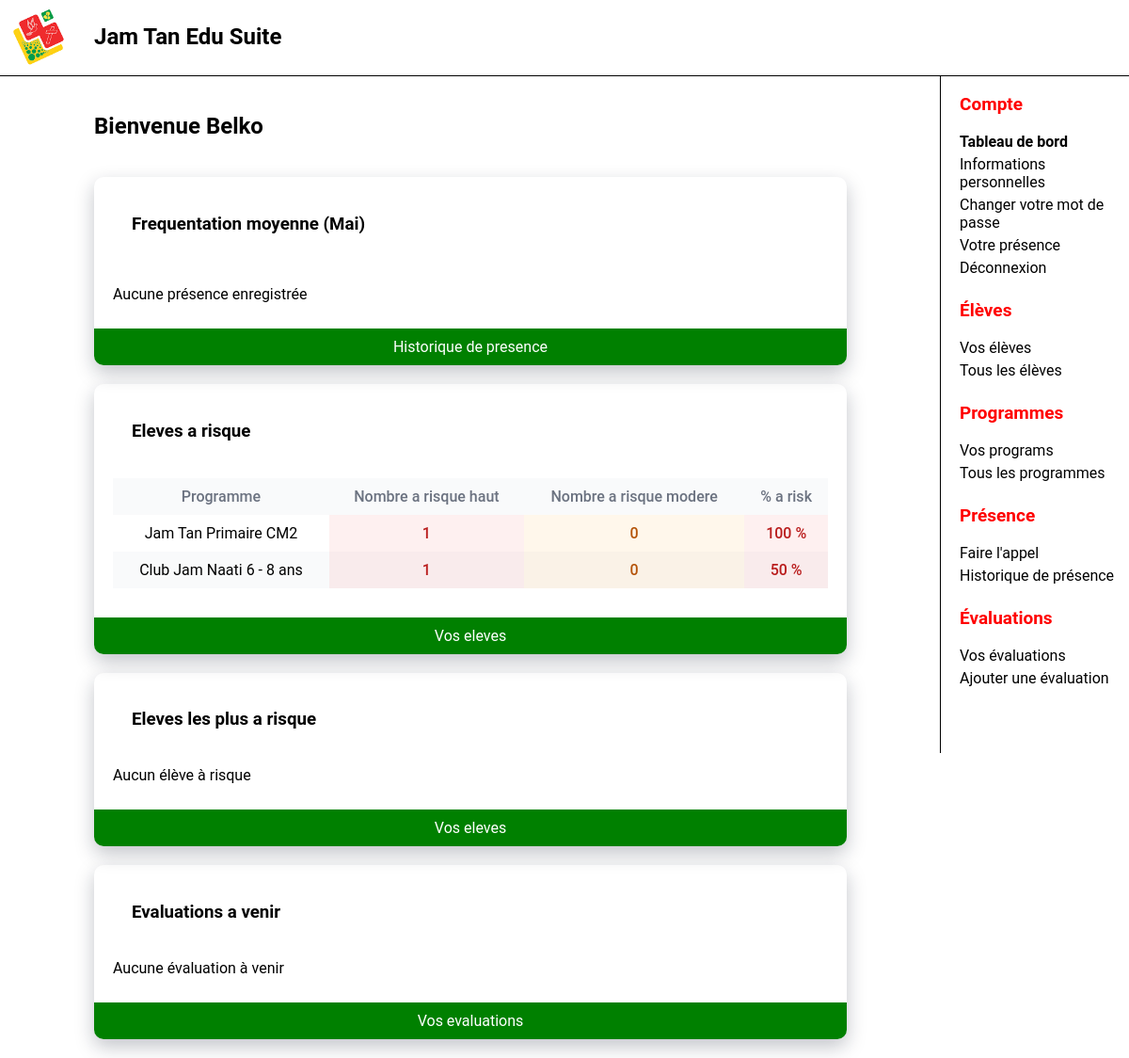
The page /views/Dashboard.php (signed in) on the database its author committed.
### tables this page shows
CREATE TABLE Program (
ProgramID INTEGER NOT NULL PRIMARY KEY AUTO_INCREMENT,
ProgramName VARCHAR(100) NOT NULL,
MinAge INTEGER UNSIGNED,
MaxAge INTEGER UNSIGNED,
CategoryID INTEGER,
FOREIGN KEY (CategoryID) REFERENCES ProgramCategory(CategoryID)
);

CREATE TABLE ProgramCategory (
CategoryID INTEGER NOT NULL PRIMARY KEY AUTO_INCREMENT,
CategoryName VARCHAR(100) NOT NULL 
);

### locales/Translate.php (called while the page is built, shortened)
<?php
class Translate{
    private $Language;
    public function __construct(Language $Language)
    {
        $this->Language = $Language;
    }
    public function Translate(?string $word = null)
    {
        $word = $word ?? '';
        if ($word == ''){
            return $word;
        }
        else {
            return $this->Language->GetEquivalent($word);
        }
    }
}
?>

### locales/French.php (called while the page is built)
<?php
class French implements Language {
    public function GetEquivalent($word): string {
        $dictionary = [
            "January" => "Janvier",
            "February" => "Février",
            "March" => "Mars",
            "April" => "Avril",
            "May" => "Mai",
            "June" => "Juin",
            "July" => "Juillet",
            "August" => "Août",
            "September" => "Septembre",
            "October" => "Octobre",
            "November" => "Novembre",
            "December"=> "Décembre",
            "Mr" => "M",
            "Mrs" => "Mme",
            "Ms" => "Mlle",
            "Pass" => "Réussite",
            "Fail" => "Échec",
            "Present" => "Présent",
            "Absent" => "Absent",
            "Exam" => "Examen",
            "Assignment" => "Devoir",
            "Open book Exam" => "Examen à livre ouvert",
        ];
        return $dictionary[$word] ?? $word;
    }
}
?>

### controllers/DashBoardData.php (called while the page is built, shortened)
<?php
require("../controllers/db.php");
$AccountID = $_SESSION['AccountID'];
$Data = $conn->query("CALL TeacherDashboard($AccountID)");
if ($Data) {
    $RiskSummaries = $Data->fetchAll(PDO::FETCH_ASSOC);
    $Data->nextRowset();
    $UpcomingAssessments = $Data->fetchAll(PDO::FETCH_ASSOC);
    $Data->nextRowset();
    $StudentsAtRisk = $Data->fetchAll(PDO::FETCH_ASSOC);
    $Data->nextRowset();
    $AverageAttendance = $Data->fetchAll(PDO::FETCH_ASSOC);
}
?>

### views/Dashboard.php (the view, shortened to what this page needs)
<?php
require("../controllers/DashBoardData.php");
require_once("../locales/French.php");
require_once("../locales/Translate.php");
$French = new Translate (new French);
$AccountName = $_SESSION['AccountName'];
?>
<!DOCTYPE html>
<html lang="en">
<head>
    <link rel="stylesheet" href="css/Dashboard.css">
    <link rel="stylesheet" href="css/CircularProgressBar.css">
    <link rel="stylesheet" href="css/Table.css">
    <link rel="stylesheet" href="css/Badges.css">
    <link rel="stylesheet" href="css/Card.css">
</head>
<body>
    <div id="main">
    <h2><?php echo "Bienvenue " . $AccountName;?></h2>
    <div class="card-container">
        <div class="card">
            <h3>Frequentation moyenne <?= htmlspecialchars("(" . $French->Translate(date("F")) . ")")?></h3>
            <div class="program-rows">
                <?php if(count($AverageAttendance) > 1){?>
                <?php foreach($AverageAttendance as $Average): ?>
                    <div class="program-row">
                        <span class="program-name"><?= htmlspecialchars($Average["CategoryName"] . " " . $Average["ProgramName"])?></span>
                        <div class="circular-progress"
                            data-inner-circle-color="white"
                            data-percentage="<?= htmlspecialchars($Average["AverageAttendance"])?>"
                            data-progress-color="<?php if (htmlspecialchars($Average["AverageAttendance"]) <= 65){?>red<?php }
                            else if ($Average["AverageAttendance"] <= 85) {?>orange<?php } else { ?>green<?php }?>"
                            data-bg-color="black">
                            <div class="inner-circle"></div>
                            <p class="percentage">0%</p>
                            <span class="attendance-delta <?= $Average["Difference"] > 0 ? 'positive' : ($Average["Difference"] == 0 ? 'stable' : 'negative')?>">
                                <?php if ($Average["Difference"] > 0){echo "+" . $Average["Difference"] . "%";}
                                else if($Average["Difference"] < 0){echo $Average["Difference"] . "%";}
                                else if($Average["Difference"] === 0){echo "stable";}
                                ?>
                            </span>
                        </div>
                    </div>
                <?php endforeach?>
                <?php } else{?>
                    <p>Aucune présence enregistrée</p>
                <?php }?>
                <a href="AttendanceHistory.php" class="card-btn">Historique de presence</a>
            </div>
        </div>
        <div class="card">
        <h3>Eleves a risque</h3>
        <?php if(count($RiskSummaries) > 0){?>
            <div class="table-container">
            <table>
                <thead>
                    <tr>
                        <th>Programme</th>
                        <th>Nombre a risque haut</th>
                        <th>Nombre a risque modere</th>
                        <th>% a risk</th>
                    </tr>
                </thead>
                <tbody>
                    <?php foreach ($RiskSummaries as $Summary): ?>
                        <tr>
                            <td><?= htmlspecialchars($Summary["CategoryName"] . " " . $Summary["ProgramName"])?></td>
                            <td class="badge badge-high"><?= htmlspecialchars($Summary["HighRisk"])?></td>
                            <td class="badge badge-moderate"><?= htmlspecialchars($Summary["ModerateRisk"])?></td>
                            <td class="<?php if($Summary["PercentageAtRisk"] < 25){?>badge badge-low<?php }
                            else if ($Summary["PercentageAtRisk"] < 50) {?>badge badge-moderate<?php } else {?>
                            badge badge-high<?php }?>">
                                <?= htmlspecialchars($Summary["PercentageAtRisk"]) . " %"?></td>
                        </tr>
                    <?php endforeach ?>
                </tbody>
            </table>
            </div>
        <?php } else {?>
        <p>Vous n'êtes affecté à aucun programme</p>
        <?php }?>
        <a href="YourStudents.php" class="card-btn">Vos eleves</a>
        </div>
        <div class="card">
        <h3>Eleves les plus a risque</h3>
        <?php if(count($StudentsAtRisk) > 0) {?>
            <div class="table-container">
            <table>
                <thead>
                    <tr>
                        <th>Nom</th>
                        <th>Numéro d'identification</th>
                        <th>Programme</th>
                        <th>Frequentation</th>
                        <th>Taut de reussite</th>
                    </tr>
                </thead>
                <tbody>
                    <?php foreach ($StudentsAtRisk as $Student): ?>
                        <tr>
                            <td><?= htmlspecialchars($Student["StudentLastName"]) . " " . $Student["StudentFirstName"] ?></td>
                            <td><?= htmlspecialchars($Student["StudentID"])?></td>
                            <td><?= htmlspecialchars($Student["CategoryName"]) . " - " . $Student["ProgramName"]?></td>
                            <td class="<?php if($Student["AverageAttendance"] >= 85){?>badge badge-low<?php }
                            else if ($Student["AverageAttendance"] >= 65) {?>badge badge-moderate<?php } else {?>
                            badge badge-high<?php }?>">
                                <?= htmlspecialchars($Student["AverageAttendance"]) . " %"?></td>
                            <td class="<?php if($Student["PassRate"] == 100){?>badge badge-low<?php }
                            else if ($Student["PassRate"] >= 90) {?>badge badge-moderate<?php } else {?>
                            badge badge-high<?php }?>">
                                <?= htmlspecialchars($Student["PassRate"]) . " %"?></td>
                        </tr>
                    <?php endforeach ?>
                </tbody>
            </table>
            </div>
        <?php } else{?>
            <p>Aucun élève à risque</p>
        <?php }?>
        <a href="YourStudents.php" class="card-btn">Vos eleves</a>
        </div>
        <div class="card">
            <h3>Evaluations a venir</h3>
            <?php if(count($UpcomingAssessments) > 0){?>
            <div class="table-container">
            <table>
                <tbody>
                    <?php foreach ($UpcomingAssessments as $Assessment): ?>
                    <tr>
                        <td>
                            <?= htmlspecialchars($Assessment["CategoryName"] . " " . $Assessment["ProgramName"]) ?>
                        </td>
                        <td>
                            <?= htmlspecialchars($Assessment["AssessmentName"]) . ": " ?>
                        </td>
                        <td>
                            <?= htmlspecialchars($Assessment["AssessmentDueDate"]) ?>
                        </td>
                        <td>
                            <div class="<?php if($Assessment["DaysRemaining"] >= 25){?>badge badge-low<?php }
                        else if ($Assessment["DaysRemaining"] >= 15) {?>badge badge-moderate<?php } else {?>
                        badge badge-high<?php }?>">
                            <?php if ($Assessment["DaysRemaining"] == 1){?>
                            Demain
                            <?php } else if ($Assessment["DaysRemaining"] == 0){?>
                            Aujourdhui
                        <?php } else {?>
                            <?= htmlspecialchars($Assessment["DaysRemaining"] . " jours")?>
                        <?php }?>
                        </div>
                        </td>
                    </tr>
                    <?php endforeach ?>
                </tbody>
            </table>
            </div>
            <?php } else {?>
                <p>Aucune évaluation à venir</p>
            <?php }?>
        <a href="YourAssessments.php" class="card-btn">Vos evaluations</a>
        </div>
    </div>
</body>
</html>

### nav/nav.css (style rules this page uses)
html, body { margin: 0; padding: 0; font-family: 'Roboto', sans-serif; }
#logo { height: 70px; position: fixed; }
#topbar { top: 0; z-index: 1; width: 100vw; height: 70px; position: fixed; background-color: white; display: flex; border-bottom: thin solid; padding: 5px; }
#app_title { position: fixed; margin-left: 95px; display: block; }
#main { padding-top: 100px; margin-right: 300px; margin-left: 100px; }
#sidebar_menu { position: fixed; width: 200px; padding-top: 80px; border-left:solid black; border-width: thin; height: calc(100vh - 80px); overflow-y: auto; right: 0px; }
#sidebar_menu a { text-decoration: none; font-size: 16px; padding-bottom: 5px; color: black; display: block; padding-left: 20px; }
#sidebar_menu p { color: red; font-weight: bold; font-size: 19px; padding-left: 20px; }
h2 { padding-bottom: 20px; }
#topbar { visibility: visible; }
#sidebar_menu { display: block; }

### views/css/Dashboard.css (style rules this page uses)
h3 { padding-bottom: 20px; padding-left: 20px; }
.card { padding: 20px; padding-bottom: 50px; box-shadow: 0 8px 20px rgba(15, 23, 45, 0.25); position: relative; border-radius: 10px; }
.card-btn { background-color: green; text-align: center; padding: 10px; color: white; bottom: 0; left: 0; position: absolute; width: calc(100% - 20px); text-decoration: none; border-radius: 0px 0px 10px 10px; }
.card-container { display: flex; flex-direction: column; gap: 20px; flex-wrap: wrap; flex-basis: 40%; }
.program-rows { display: flex; flex-direction: row; gap: 20px; width: 100%; align-items: center; }

### views/css/CircularProgressBar.css (style rules this page uses)
:root { --progress-bar-width: 150px; --progress-bar-height: 150px; --font-size: 2rem; }

### views/css/Table.css (style rules this page uses)
.table-container { overflow-x: auto; white-space: nowrap; display: block; padding-bottom: 20px; }
table { width: 100%; border-collapse: collapse; font-size: 16px; text-align: center; }
table thead { background: #f9fafb; }
table th, td { padding: 10px; }
table th { font-weight: 500; color: #6b7280; }
table tbody tr:nth-child(even) { background: #f9fafb; }

### views/css/Badges.css (style rules this page uses)
.badge { font-size: 16px; font-weight: 500; }
.badge-high { background: rgba(239, 68, 68, 0.08); color: #b91c1c; }
.badge-moderate { background: rgba(245, 158, 11, 0.08); color: #b45309; }

### views/css/Card.css (style rules this page uses)
.card { padding: 20px; padding-bottom: 50px; box-shadow: 0 8px 20px rgba(15, 23, 45, 0.25); position: relative; border-radius: 10px; }
.card-btn { background-color: green; text-align: center; padding: 10px; color: white; bottom: 0; left: 0; position: absolute; width: calc(100% - 20px); text-decoration: none; border-radius: 0px 0px 10px 10px; }
.card-container { display: flex; flex-direction: column; gap: 20px; flex-wrap: wrap; flex-basis: 40%; padding-bottom: 20px; }

### views/Dashboard.php (style rules this page uses)
#s_dashboard { font-weight: bold; }

### rows shown on the page
program: CategoryID+ProgramName "Jam Tan Primaire CM2", HighRisk "1", ModerateRisk "0", PercentageAtRisk "100"
program: CategoryID+ProgramName "Club Jam Naati 6 - 8 ans", HighRisk "1", ModerateRisk "0", PercentageAtRisk "50"

### other values the page prints
$AccountName "Belko"
